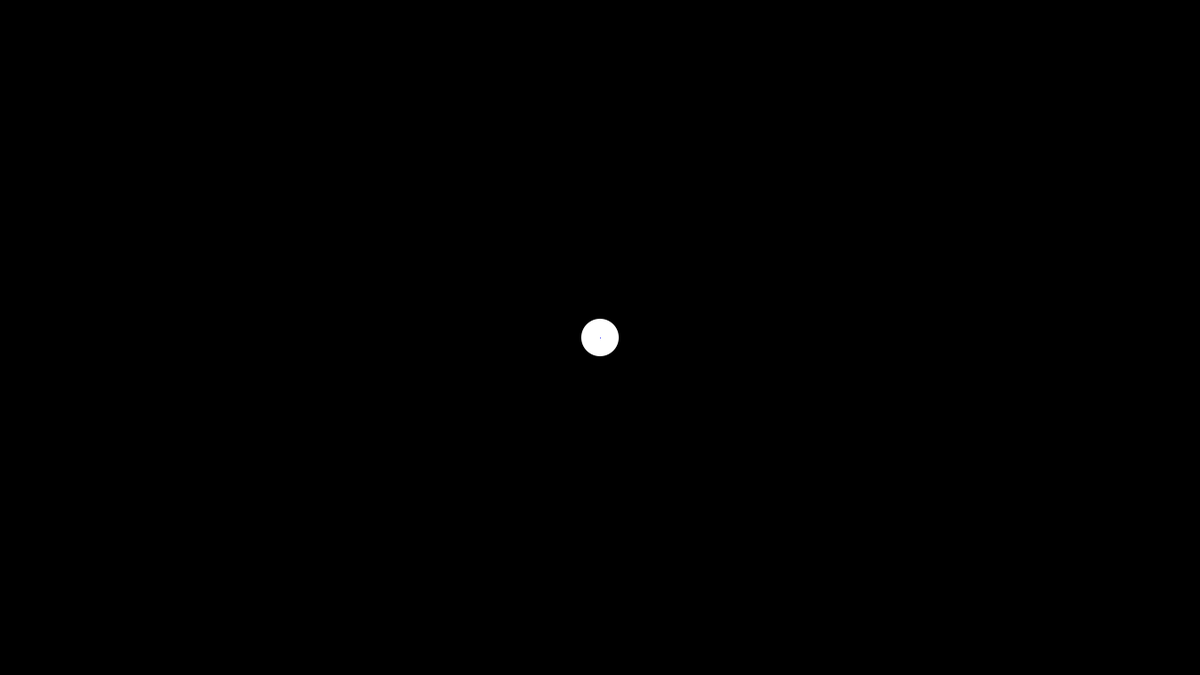
Frame 1 (no input)
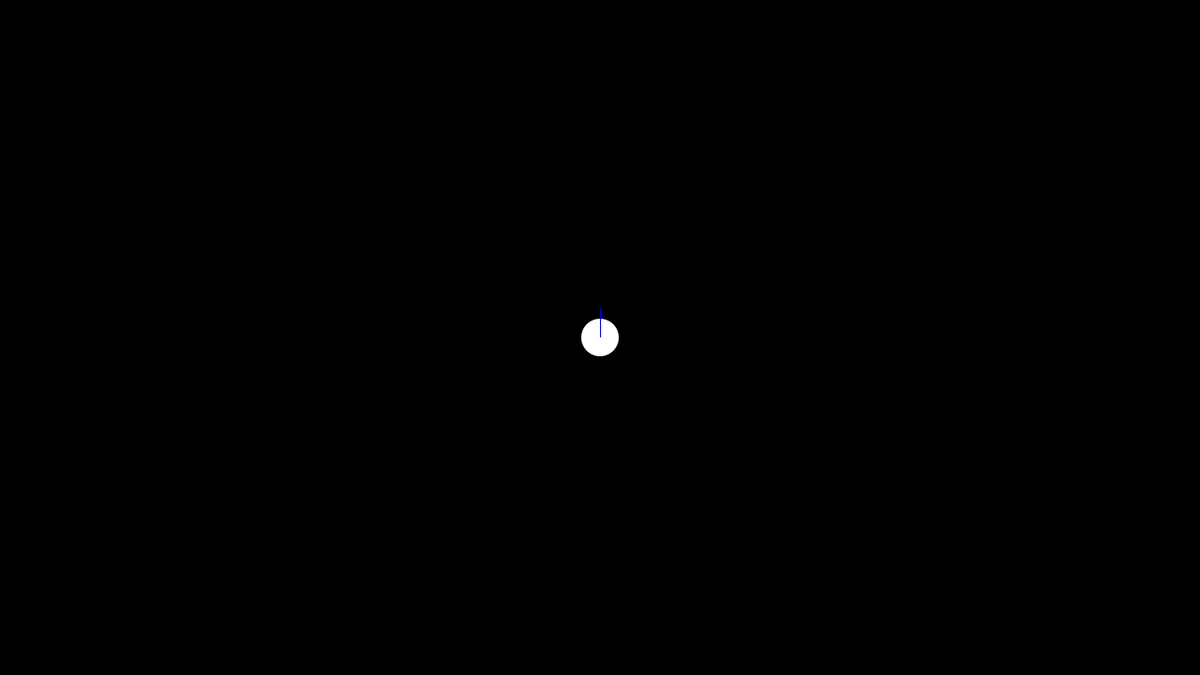
Frame 60 (the mouse pressed at the canvas centre just before this capture)
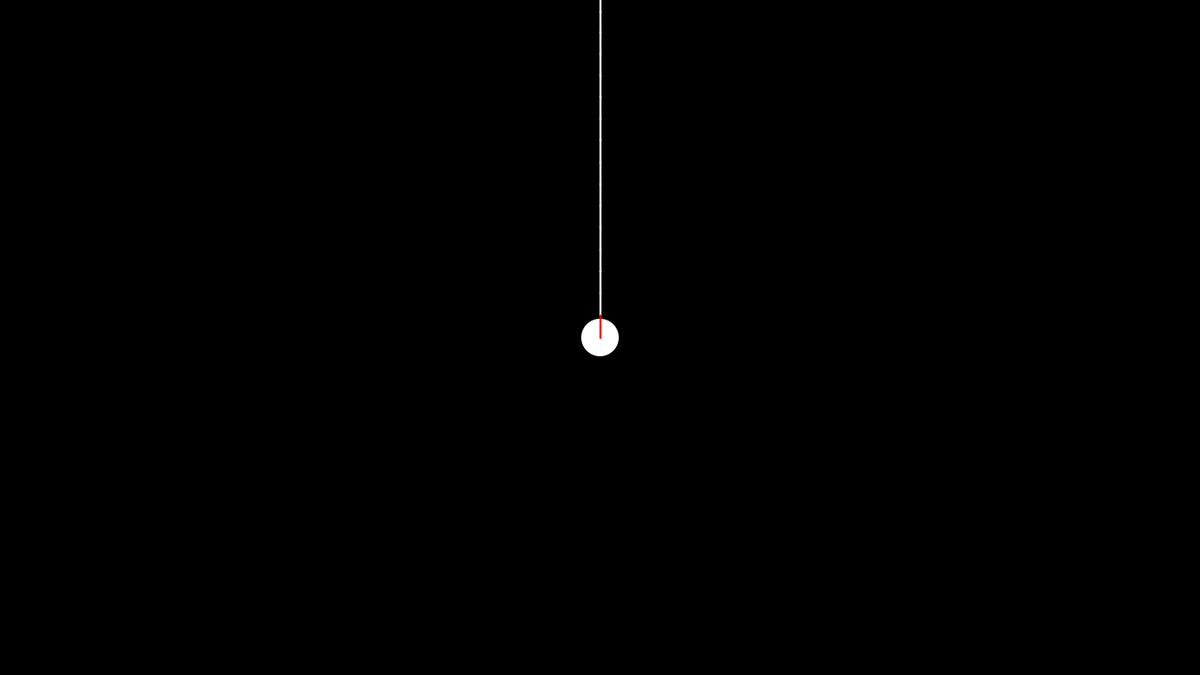
Frame 120 (the mouse held since frame 60 and released just before this capture)

The Processing sketch that drew these frames (run headless with seeded random() and noise(); from frame 60 on, the mouse is pressed at the canvas centre):

// Processing sketch: circle_line
// ── circle_line.pde
/* OpenProcessing Tweak of *@*http://www.openprocessing.org/sketch/33067*@* */
/* !do not delete the line above, required for linking your tweak if you upload again */
/** Demonstration of circle-line collision with a ball bouncing
 *  off line segments drawn using the mouse.
 *  
 *  Left click and drag to draw new segments. Segments are cleared
 *  each time the mouse is initially pressed. */

// Ball that is always drawn in the center of the screen,
// feels acceleration of gravity and collides with terrain. 
Circle ball;

// List of line segments drawn with the mouse
ArrayList<Line> terrain;

final PVector gravity = new PVector(0, 0.05);

boolean mouseToggled = false;

void setup() {
  size(1280, 720);
  frameRate(60);
  smooth();

  ball = new Circle(0, 0, 20);
  terrain = new ArrayList<Line>();
}

void draw() {
  float translateX = width/2 - ball.loc.x;
  float translateY = height/2 - ball.loc.y;
  translate(translateX, translateY);
  
  if (mouseToggled) {
    PVector clickedPoint = new PVector(mouseX - translateX,
                                       mouseY - translateY);
    PVector lastPoint;
    if (terrain.isEmpty()) {
      lastPoint = clickedPoint;
    } else {
      lastPoint = terrain.get(terrain.size() - 1).b;
    }
    terrain.add(new Line(lastPoint, clickedPoint));
  }
  
  background(0);
  ball.vel.limit(1000);

  ball.draw();
  drawTerrain();

  ball.update();
  ball.vel.add(gravity);

  handleCollisions();
}

void mousePressed() {
  if(mouseToggled){
    terrain.clear();
  }
  mouseToggled = !mouseToggled;
}

/** For each line drawn, test if there is a collision with
 *  ball. If there is, calculate a force vector perpendicular
 *  to the line, with a larger magnitude if the ball is closer
 *  to the line. */
void handleCollisions() {
  for (Line currentLine : terrain) {
    if (collision(ball, currentLine)) {     
      PVector dist_v = normalVector(ball, currentLine);
      
      // Give a slightly stronger force for lines closer to
      // the center of the circle.
      PVector force = PVector.div(dist_v, dist_v.mag());
      force.mult(50 * pow(dist_v.mag(), -1));
      
      // Keep the ball's initial velocity parallel to the line,
      // but replace its velocity perpindicular to the line with
      // the force vector.
      PVector seg = PVector.sub(currentLine.a, currentLine.b);
      ball.vel = PVector.add(project(ball.vel, seg), force);
    }
  }
}

/* Returns the vector perpendicular to the given line that
 * intersects the center of the given circle */
PVector normalVector(Circle c, Line line) {
  PVector pt_v = PVector.sub(c.loc, line.a);
  PVector seg_v = PVector.sub(line.b, line.a);

  PVector proj_v = project(pt_v, seg_v);

  PVector closest;
  if (PVector.angleBetween(proj_v, seg_v) >= 3.14) {
    closest = line.a;
  } else if(proj_v.mag() > seg_v.mag()) {
    closest = line.b;
  } else {
    closest = PVector.add(line.a, proj_v);
  }
  PVector dist_v = PVector.sub(c.loc, closest);
  return dist_v;
}

/** Returns a vector of the projection of 'v' onto 'onto' */
PVector project(PVector v, PVector onto) {
  PVector proj_v = new PVector(onto.x, onto.y);
  proj_v.normalize();
  proj_v.mult(PVector.dot(v, proj_v));
  
  return proj_v;
}

/** Checks for a collisions between a circle and a line
 *  connecting two points */
boolean collision(Circle c, Line line) {
  float dist = normalVector(c, line).mag();
  return dist < c.radius;
}

/** Draws the line segments. Lines that are colliding with the
 *  ball are red, others are white. */
void drawTerrain() { 
  strokeWeight(2);
  stroke(255);  
  for (Line currentLine : terrain) {
    if (collision(ball, currentLine)) {
      stroke(255, 0, 0);
    } else {
      stroke(255);
    }
    line(currentLine.a.x, currentLine.a.y,
         currentLine.b.x, currentLine.b.y);
  }
}

/** Returns true if a line from a to b intersects a line from c to d
 *
 *  See http://compgeom.cs.uiuc.edu/~jeffe/teaching/algorithms/ for a 
 *  good explanation of this algorithm. */
boolean intersect(PVector a, PVector b, PVector c, PVector d) {
  boolean acd = ccw(a, c, d) < 0;
  boolean bcd = ccw(b, c, d) < 0;
  boolean abc = ccw(a, b, c) < 0;
  boolean abd = ccw(a, b, d) < 0;

  return acd != bcd && abc != abd;
}

/** Returns >0 if the three points are in clockwise order, <0 if they
 *  are in counter clockwise order, or 0 if they are collinear. */
float ccw(PVector p1, PVector p2, PVector p3) {
  return (p2.x - p1.x) * (p3.y - p1.y)
       - (p2.y - p1.y) * (p3.x - p1.x);
}
// ── circle.pde
class Circle {
  PVector loc; // Location of ball
  PVector vel; // Velocity of ball
  float radius;
  
  Circle(int x, int y, float radius) {
    loc = new PVector(x, y);
    vel = new PVector(0, 0);
    this.radius = radius;
  }
  
  void update() {
    loc.add(vel);
  }
  
  void draw() {
    noStroke();
    ellipseMode(CENTER);

    float size = 2 * radius;
    ellipse(ball.loc.x, ball.loc.y, size, size);
    
    strokeWeight(1);
    stroke(0, 0, 255);
    PVector tassel = PVector.add(loc, PVector.mult(vel, -10.5));
    line(ball.loc.x, ball.loc.y, tassel.x, tassel.y);
  }
}
// ── line.pde
class Line {
  PVector a, b;
  
  Line(PVector a, PVector b) {
    this.a = a;
    this.b = b;
  }
}
